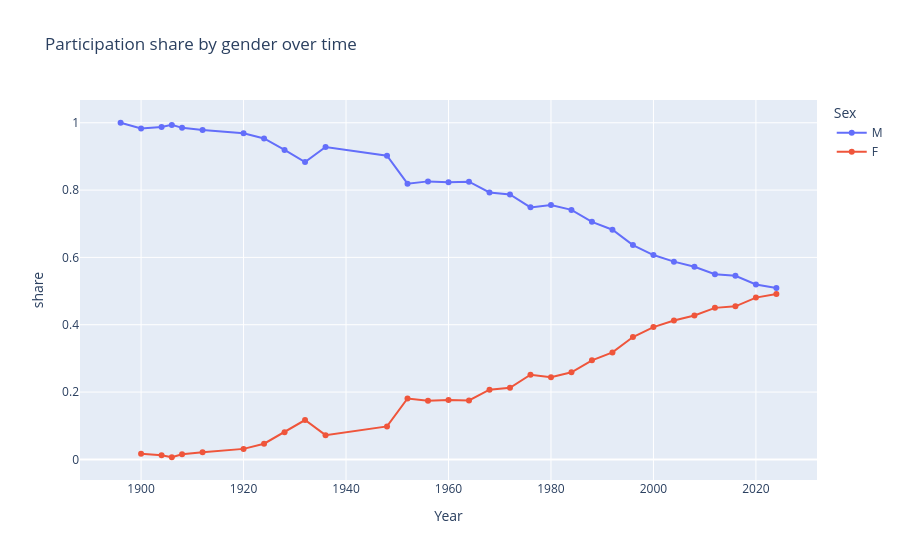

Notebook source saved alongside this figure:
### Code cell
sex_year = (
    work.groupby(["Year", "Sex"], as_index=False)
    .size()
    .rename(columns={"size": "entries"})
)

total_year = sex_year.groupby("Year", as_index=False)["entries"].sum().rename(columns={"entries": "total"})
sex_year = sex_year.merge(total_year, on="Year", how="left")
sex_year["share"] = sex_year["entries"] / sex_year["total"]

fig = px.line(sex_year, x="Year", y="share", color="Sex", markers=True, title="Participation share by gender over time")
fig.show()

sex_year.tail(10)

### Figure 1 — Plotly figure (JSON) as saved in the notebook; plotly's stock layout.template omitted (floating-point values rounded to 4 significant figures)
{"data": [{"hovertemplate": "Sex=M<br>Year=%{x}<br>share=%{y}<extra></extra>", "legendgroup": "M", "line": {"color": "#636efa", "dash": "solid"}, "marker": {"symbol": "circle"}, "mode": "lines+markers", "name": "M", "orientation": "v", "showlegend": true, "type": "scatter", "x": [1896, 1900, 1904, 1906, 1908, 1912, 1920, 1924, 1928, 1932, 1936, 1948, 1952, 1956, 1960, 1964, 1968, 1972, 1976, 1980, 1984, 1988, 1992, 1996, 2000, 2004, 2008, 2012, 2016, 2020, 2024], "xaxis": "x", "y": [1.0, 0.983, 0.9877, 0.9937, 0.9848, 0.9785, 0.9688, 0.9534, 0.9191, 0.8831, 0.9281, 0.902, 0.819, 0.8258, 0.8233, 0.825, 0.7931, 0.7872, 0.7486, 0.7558, 0.7412, 0.7057, 0.6822, 0.6366, 0.607, 0.5874, 0.5724, 0.5499, 0.5454, 0.5194, 0.509], "yaxis": "y"}, {"hovertemplate": "Sex=F<br>Year=%{x}<br>share=%{y}<extra></extra>", "legendgroup": "F", "line": {"color": "#EF553B", "dash": "solid"}, "marker": {"symbol": "circle"}, "mode": "lines+markers", "name": "F", "orientation": "v", "showlegend": true, "type": "scatter", "x": [1900, 1904, 1906, 1908, 1912, 1920, 1924, 1928, 1932, 1936, 1948, 1952, 1956, 1960, 1964, 1968, 1972, 1976, 1980, 1984, 1988, 1992, 1996, 2000, 2004, 2008, 2012, 2016, 2020, 2024], "xaxis": "x", "y": [0.01705, 0.0123, 0.006347, 0.01516, 0.02153, 0.03122, 0.04663, 0.08093, 0.1169, 0.07193, 0.09805, 0.181, 0.1742, 0.1767, 0.175, 0.2069, 0.2128, 0.2514, 0.2442, 0.2588, 0.2943, 0.3178, 0.3634, 0.393, 0.4126, 0.4276, 0.4501, 0.4546, 0.4806, 0.491], "yaxis": "y"}], "layout": {"legend": {"title": {"text": "Sex"}, "tracegroupgap": 0}, "title": {"text": "Participation share by gender over time"}, "xaxis": {"anchor": "y", "domain": [0.0, 1.0], "title": {"text": "Year"}}, "yaxis": {"anchor": "x", "domain": [0.0, 1.0], "title": {"text": "share"}}}}
